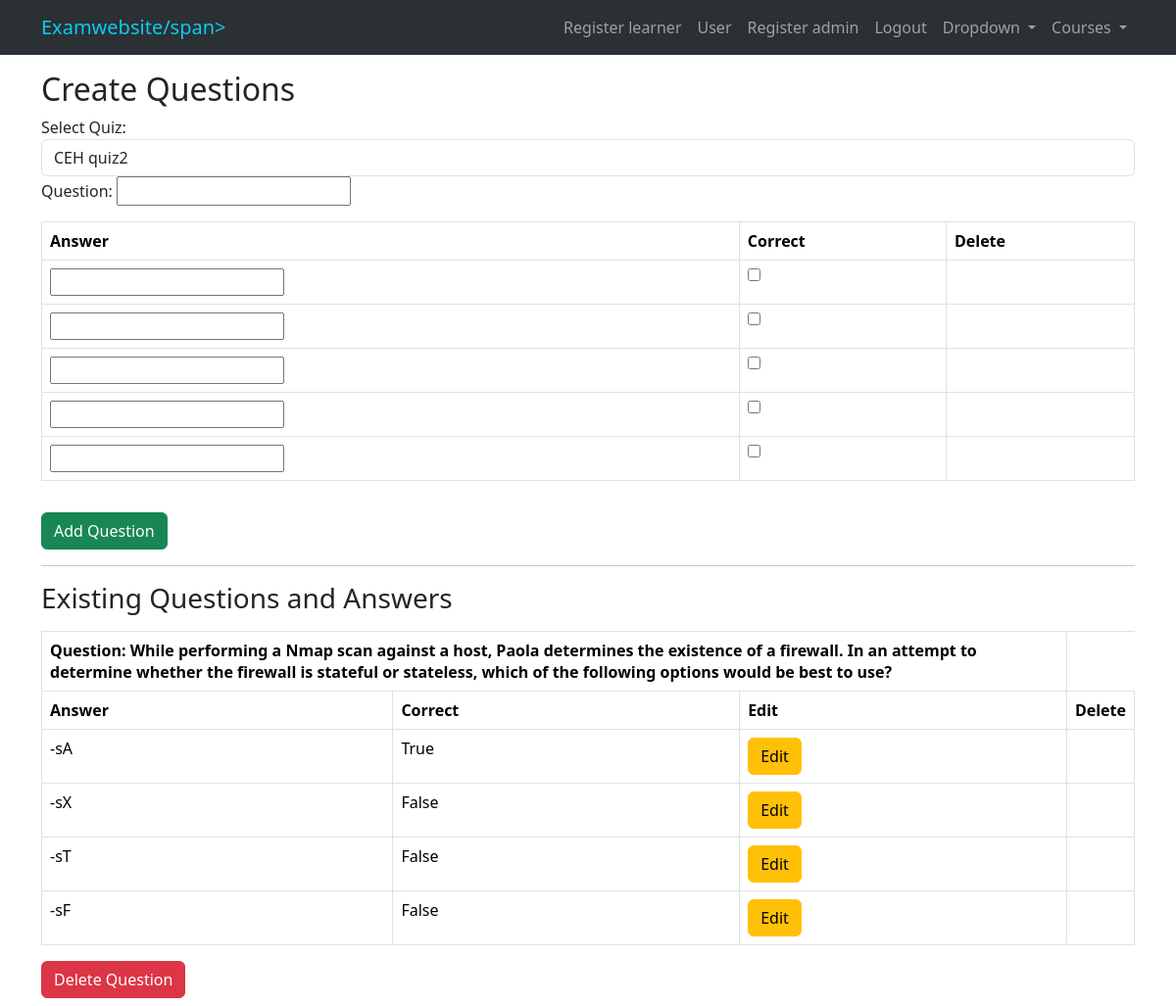
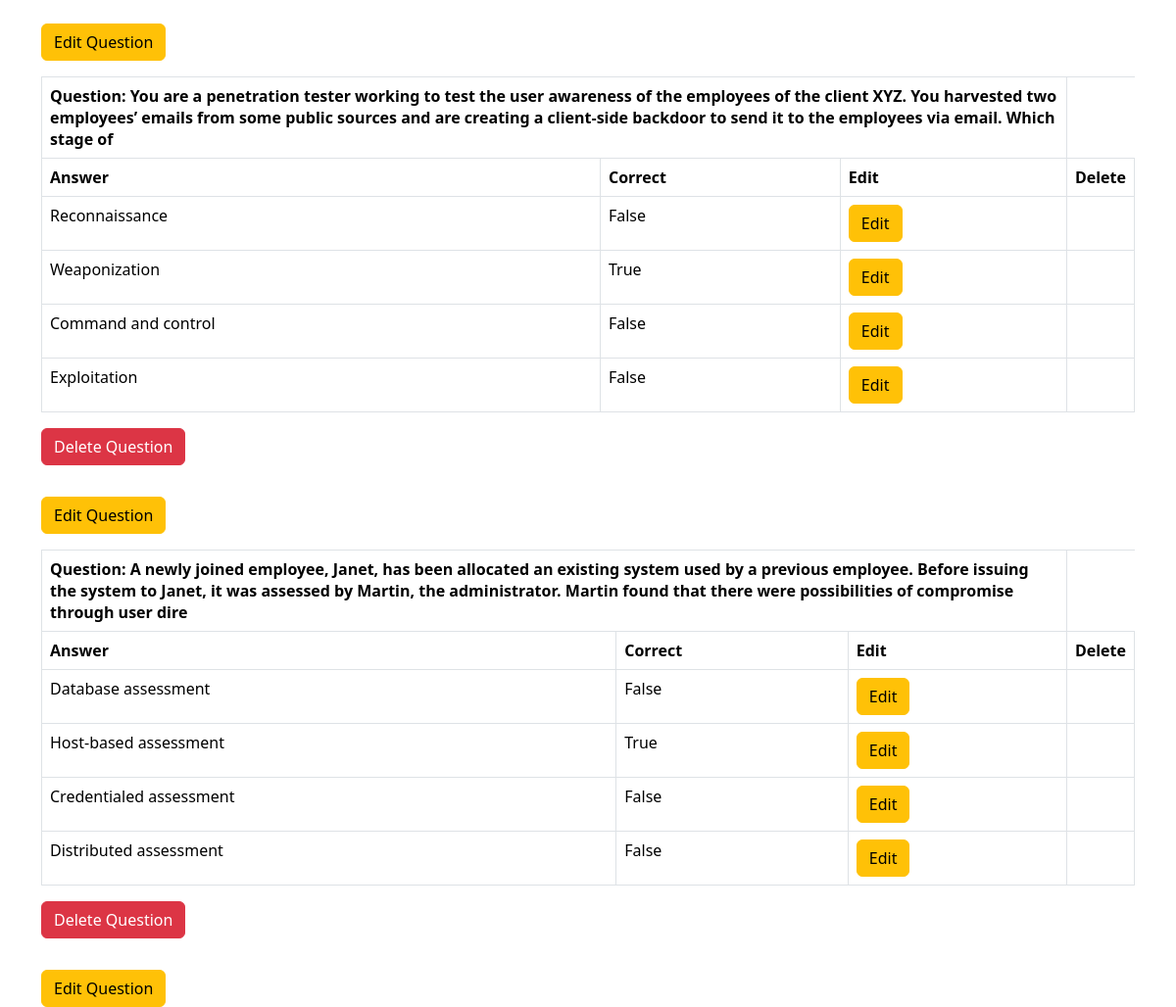
Page /add-question/4/ (signed in) on the committed database (2 pictures, top to bottom).
### user/models.py (models this page shows, shortened)
class Quiz(models.Model):
    LEVEL_CHOICES = [
        ('easy', 'Easy'),
        ('medium', 'Medium'),
        ('hard', 'Hard'),
    ]
    owner = models.ForeignKey(Usercutsom, on_delete=models.CASCADE, related_name='quizzes')
    name = models.CharField(max_length=255)
    course = models.ForeignKey(Course, on_delete=models.CASCADE, related_name='quizzes')
    level = models.CharField(max_length=10, choices=LEVEL_CHOICES, default='medium')
    time_limit = models.IntegerField('Time Limit (seconds)', default=300)

class Question(models.Model):
    quiz = models.ForeignKey(Quiz, on_delete=models.CASCADE, related_name='questions')
    text = models.CharField('Question', max_length=255)

class Answer(models.Model):
    question = models.ForeignKey(
        Question,
        on_delete=models.CASCADE,
        related_name='answers'
    )
    text = models.CharField('Answer', max_length=255)
    is_correct = models.BooleanField('Correct answer', default=False)
    class Meta:
        verbose_name = 'Answer'
        verbose_name_plural = 'Answers'

### user/views.py (the view)
# urls.py: path('add-question/<int:quiz_pk>/', views.create_question, name='add_question'),
@user_passes_test(is_admin)
def create_question(request, quiz_pk):
    quiz = get_object_or_404(Quiz, pk=quiz_pk, owner=request.user)
    if request.method == 'POST':
        form = Question_Form(request.POST)
        formset = AnswerFormSet(request.POST, instance=Question())
        if form.is_valid() and formset.is_valid():
            question = form.save(commit=False)
            question.quiz = quiz
            question.save()
            formset.instance = question
            formset.save()
            messages.success(request, 'Question and answers added successfully.')
            return redirect('add_question', quiz_pk=quiz.pk)
    else:
        form = Question_Form()
        formset = AnswerFormSet(instance=Question())
    return render(request, 'dashboard/add_question.html', {'quiz': quiz, 'form': form, 'formset': formset})

### user/add.py
class Question_Form(forms.ModelForm):
    class Meta:
        model = Question
        fields = ('text',)

### user/views.py (called while the page is built)
def is_admin(user):
    result = user.is_authenticated and user.is_lectuer
    print(f'is_admin result for user {user}: {result}')
    return result

def user_passes_test(test_func):
    def decorator(view_func):
        @wraps(view_func)
        def _wrapped_view(request, *args, **kwargs):
            if test_func(request.user):
                return view_func(request, *args, **kwargs)
            else:
                return redirect('unauthorized_access')  # Adjust the redirect URL as needed
        return _wrapped_view
    return decorator

### user/templates/dashboard/add_question.html (shortened to what this page needs)
{% extends "dashboard/index2.html" %}
{% block content %}
  <div class="container mt-5">
    <h2>Create Questions</h2>
    <form method="post" action="{% url 'add_question' quiz_pk=quiz.pk %}">
      <div class="form-group">
        <label for="quiz">Select Quiz:</label>
        <input type="text" class="form-control" value="{{ quiz.name }}" readonly>
      </div>
      <div class="form-group">
        {{ form.text.label_tag }}
        {{ form.text }}
      </div>
      <table class="table table-bordered mt-3">
        <thead>
          <tr>
            <th>Answer</th>
            <th>Correct</th>
            <th>Delete</th>
          </tr>
        </thead>
        <tbody>
          {% for form in formset.forms %}
            <tr>
              <td>{{ form.text }}</td>
              <td>{{ form.is_correct }}</td>
              <td>{{ form.DELETE }}</td>
            </tr>
          {% endfor %}
        </tbody>
      </table>
      <button type="submit" class="btn btn-success mt-3">Add Question</button>
    </form>
    <hr>
    {% if quiz.questions.exists %}
      <h3>Existing Questions and Answers</h3>
      {% for question in quiz.questions.all %}
        <table class="table table-bordered mt-3">
          <thead>
            <tr>
              <th colspan="3">Question: {{ question.text }}</th>
            </tr>
            <tr>
              <th>Answer</th>
              <th>Correct</th>
            <th>Edit</th>
            <th>Delete</th>
            </tr>
          </thead>
          <tbody>
            {% for answer in question.answers.all %}
              <tr>
                <td>{{ answer.text }}</td>
                <td>{{ answer.is_correct }}</td>
                <td><a href="{% url 'edit_answer' quiz_pk=quiz.pk question_pk=question.pk answer_pk=answer.pk %}" class="btn btn-warning">Edit</a></td>
              <td>{{ form.DELETE }}</td>
            </tr>
            {% endfor %}
          </tbody>
        </table>
        <form method="post" action="{% url 'delete_question' quiz_pk=quiz.pk question_pk=question.pk %}">
            <button type="submit" class="btn btn-danger">Delete Question</button>
        </form>
         <a href="{% url 'edit_question' quiz_pk=quiz.pk question_pk=question.pk %}" class="btn btn-warning mt-3">Edit Question</a>
         {% endfor %}
    {% else %}
      <p>No existing questions for this quiz.</p>
    {% endif %}
  </div>
{% endblock %}

### rows in the picture
Quiz: name "CEH quiz2"
Question: text "While performing a Nmap scan against a host, Paola determines the existence of a firewall. In an attempt to determine whether the firewall is stateful or stateless, which of the following options would be best to use?"
Answer: text "-sA", is_correct "True"
Answer: text "-sX", is_correct "False"
Answer: text "-sT", is_correct "False"
Answer: text "-sF", is_correct "False"
Question: text "You are a penetration tester working to test the user awareness of the employees of the client XYZ. You harvested two employees’ emails from some public sources and are creating a client-side backdoor to send it to the employees via email. Which stage of"
Answer: text "Reconnaissance", is_correct "False"
Answer: text "Weaponization", is_correct "True"
Answer: text "Command and control", is_correct "False"
Answer: text "Exploitation", is_correct "False"
Question: text "A newly joined employee, Janet, has been allocated an existing system used by a previous employee. Before issuing the system to Janet, it was assessed by Martin, the administrator. Martin found that there were possibilities of compromise through user dire"
Answer: text "Database assessment", is_correct "False"
Answer: text "Host-based assessment", is_correct "True"
Answer: text "Credentialed assessment", is_correct "False"
Answer: text "Distributed assessment", is_correct "False"
